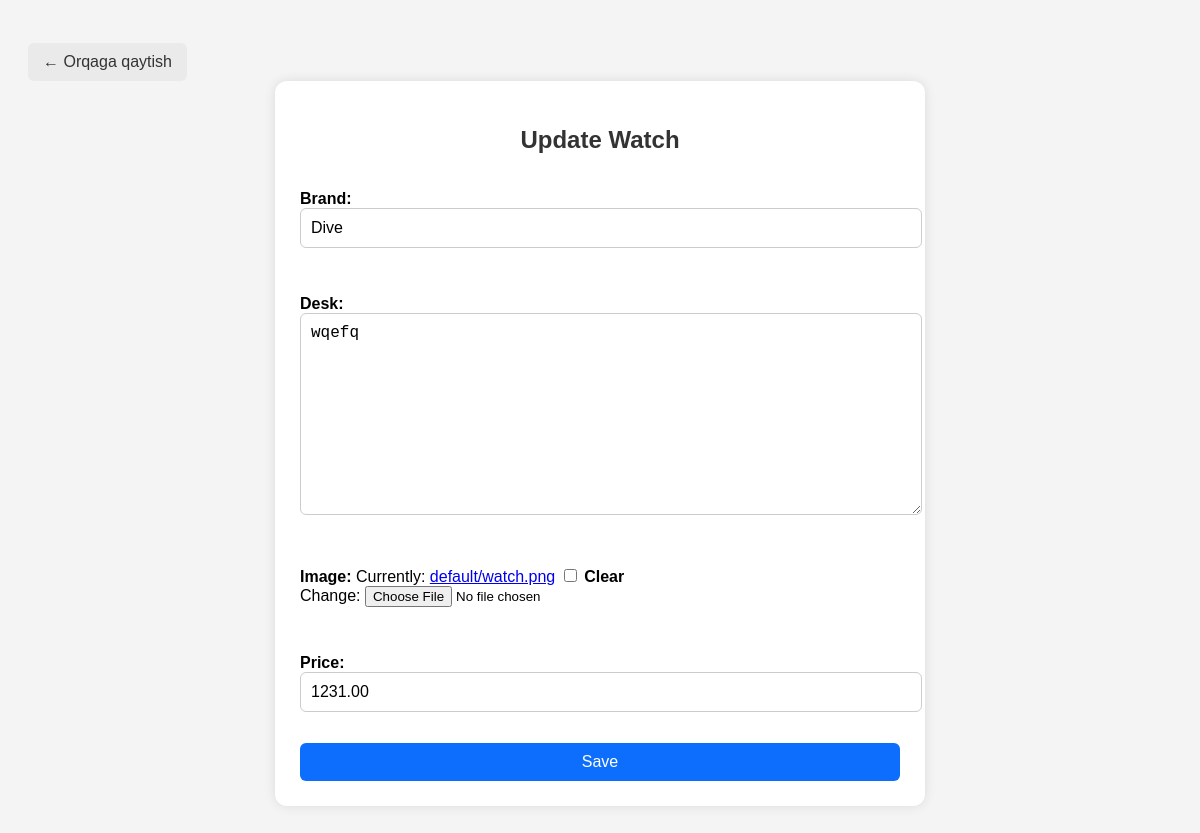
/product/update/13, run on the app's committed database.
### products/models.py (models this page shows, shortened)
class Watch(models.Model):
    brand = models.CharField(max_length=20)
    desk = models.TextField()
    image = models.ImageField(upload_to='watch-images/', blank=True, null=True, default='default/watch.png')
    price = models.DecimalField(max_digits=10, decimal_places=2)
    created_at = models.DateTimeField(auto_now_add=True)
    updated_at = models.DateTimeField(auto_now=True)

### products/views.py (the view, shortened to what this page needs)
# urls.py: path('update/<int:pk>', WatchUpdate.as_view(), name='update-watch'),
class WatchUpdate(View):
    def get(self, request, pk):
        watch = get_object_or_404(Watch, id=pk)
        form = WatchForm(instance=watch)
        return render(request, 'watch_update.html', {'form':form})

### products/forms.py
class WatchForm(forms.ModelForm):
    class Meta:
        model = Watch
        fields = ('brand', 'desk', 'image', 'price')

### templates/watch_update.html (shortened to what this page needs)
<!DOCTYPE html>
<html lang="en">
<head>
</head>
<body>
<a href="{% url 'watch' %}" class="back-btn">← Orqaga qaytish</a>
<div class="form-container">
    <h2>Update Watch</h2>
<form method="POST" enctype="multipart/form-data">
    {{form.as_p}}
    <button type="submit">Save</button>
</form>
</div>
</body>
</html>

### templates/watch_update.html (style rules this page uses)
body { font-family: sans-serif; background-color: #f4f4f4; padding: 20px; }
.form-container { max-width: 600px; margin: auto; background-color: white; padding: 25px; border-radius: 12px; box-shadow: 0 0 12px rgba(0,0,0,0.1); }
h2 { text-align: center; color: #333; }
form { display: flex; flex-direction: column; gap: 15px; }
label { font-weight: bold; margin-bottom: 5px; }
input[type="text"], input[type="number"], textarea { padding: 10px; font-size: 16px; border: 1px solid #ccc; border-radius: 6px; width: 100%; }
input[type="file"] { border: none; }
button { padding: 10px 20px; background-color: #0d6efd; color: white; border: none; border-radius: 6px; font-size: 16px; cursor: pointer; }
.back-btn { background-color: #eaeaea; color: #333; padding: 10px 15px; text-decoration: none; border-radius: 6px; display: inline-block; margin-top: 15px; text-align: center; font-size: 16px; transition: background-color 0.3s ease; }

### data on the page
Watch: brand "Dive", desk "wqefq", price "1231.00"
